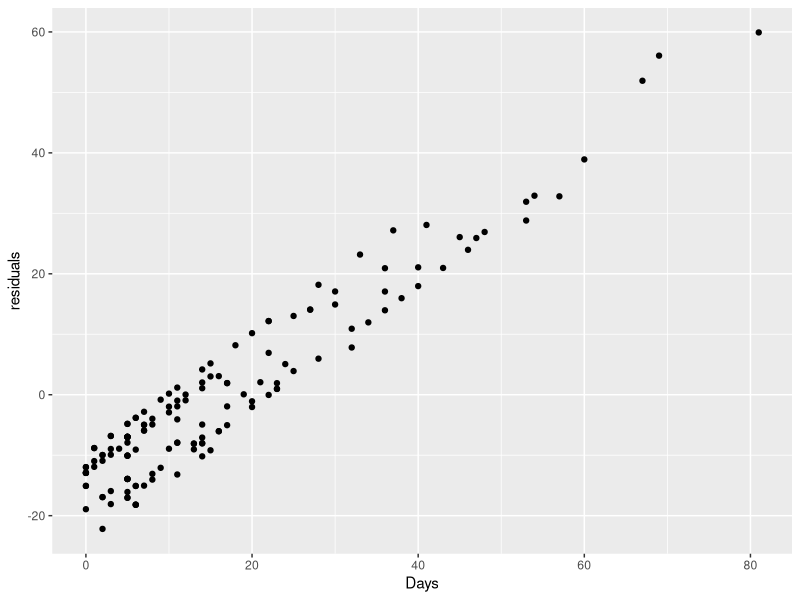
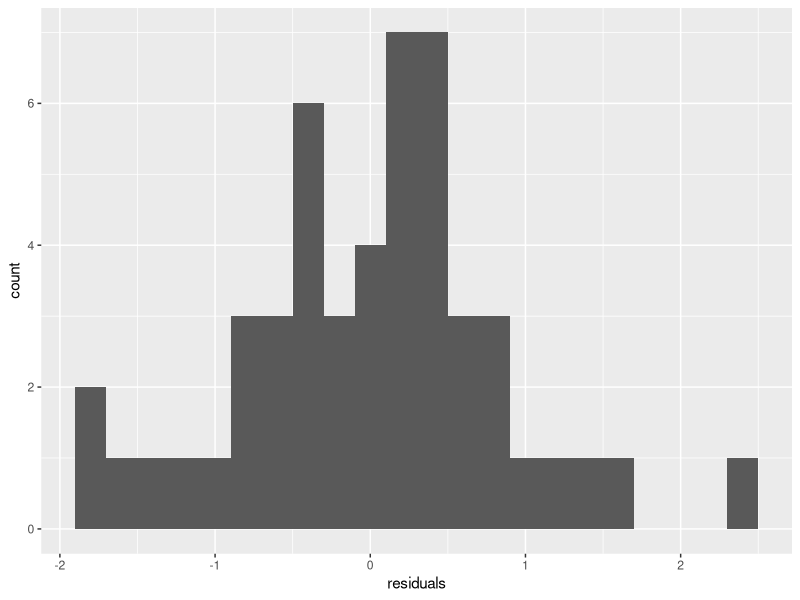
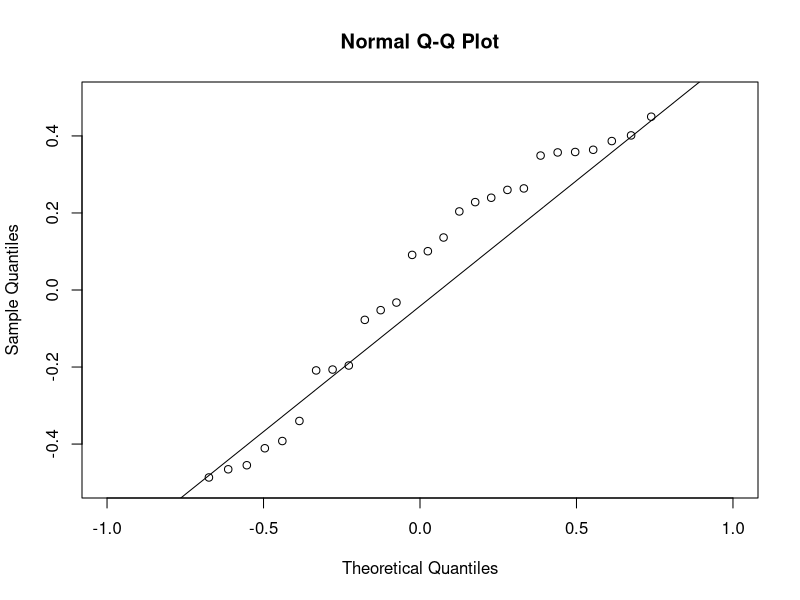

Write R code to recreate these figures, in order.

# Statistical Inference HW6 R codes
# Yara Mohammadi
# 810199265

# _________________ 4 __________________

# _________________ A

library(MASS)

df <- quine

df$Eth <- as.integer(df$Et == 'N') # 1 if not aboriginal 0 if aboriginal
df$Sex <- as.integer(df$Sex == 'M') # 1 If Male 0 if Female
df$Lrn <- as.integer(df$Lrn == 'SL') # If Slow learner 0 if Average learner

# ________________ B

day_mlr <- lm(Days ~ Eth + Sex + Lrn, data=df)
summary(day_mlr)

intercept <- day_mlr$coefficients[1]
eth_coef <- day_mlr$coefficients[2]
sex_coef <- day_mlr$coefficients[3]
lrn_coef <- day_mlr$coefficients[4]

# ________________ C

predict_line <- function(eth_val, sex_val, lrn_val){
  y_hat <- intercept + eth_coef*eth_val + sex_coef*sex_val + lrn_coef*lrn_val
  print(y_hat)
}

# ________________ D
  
# R2 is seen in the summary function. explanations are in the PDF
  
# ________________ E
  
library(ggplot2)
  
df$residuals <- day_mlr$residuals

ggplot(df, aes(x=Days, y=residuals)) + geom_point()
  

# As days increase, unexplained variance also increases. 
# The residuals are not uniformly distributed and their variability is not constant.
# So one of the conditions for Linear Regression is not met.


# _______________ 8 _________________

# _______________ A

df <- state.x77

df <- data.frame(df)

head(df)
typeof(df)


# Step 1
mlr <- lm(Life.Exp ~ Population + Income + Illiteracy + Murder + HS.Grad + Frost + Area, data=df)
summ <- summary(mlr)

elimination <- function(){
  print("Maximum p-value:")
  print(which.max(summ$coefficients[,4]))
  print("Value:")
  print(max(summ$coefficients[,4]))
  print("Greater than 0.05?")
  print(max(summ$coefficients[,4]) > 0.05)
}

elimination()

# Step 2 (Remove Area, repeat)
mlr <- lm(Life.Exp ~ Population + Income + Illiteracy + Murder + HS.Grad + Frost, data=df)
summ <- summary(mlr)

elimination()


# Step 3 (Remove Illiteracy, repeat)
mlr <- lm(Life.Exp ~ Population + Income + Murder + HS.Grad + Frost, data=df)
summ <- summary(mlr)

elimination()


# Step 4 (Remove Income, repeat)
mlr <- lm(Life.Exp ~ Population + Murder + HS.Grad + Frost, data=df)
summ <- summary(mlr)

elimination()


# Step 5 (Remove Population, repeat)
mlr <- lm(Life.Exp ~ Murder + HS.Grad + Frost, data=df)
summ <- summary(mlr)

elimination()

# This is good, all predictors are significant

# Summary
summ


# _______________ B

mlr <- lm(Life.Exp ~ Murder, data=df)
summ <- summary(mlr)
summ

# ______________ C

library(ggplot2)

df$residuals <- mlr$residuals
ggplot(df, aes(x=residuals)) + geom_histogram(binwidth = 0.2)

sd_ <- summ$coefficients[,2][2]
sd_
# ______________ D

set.seed(10)

qqnorm(df$residuals, ylim=c(-0.5, 0.5), xlim=c(-1, 1))
qqline(df$residuals)

